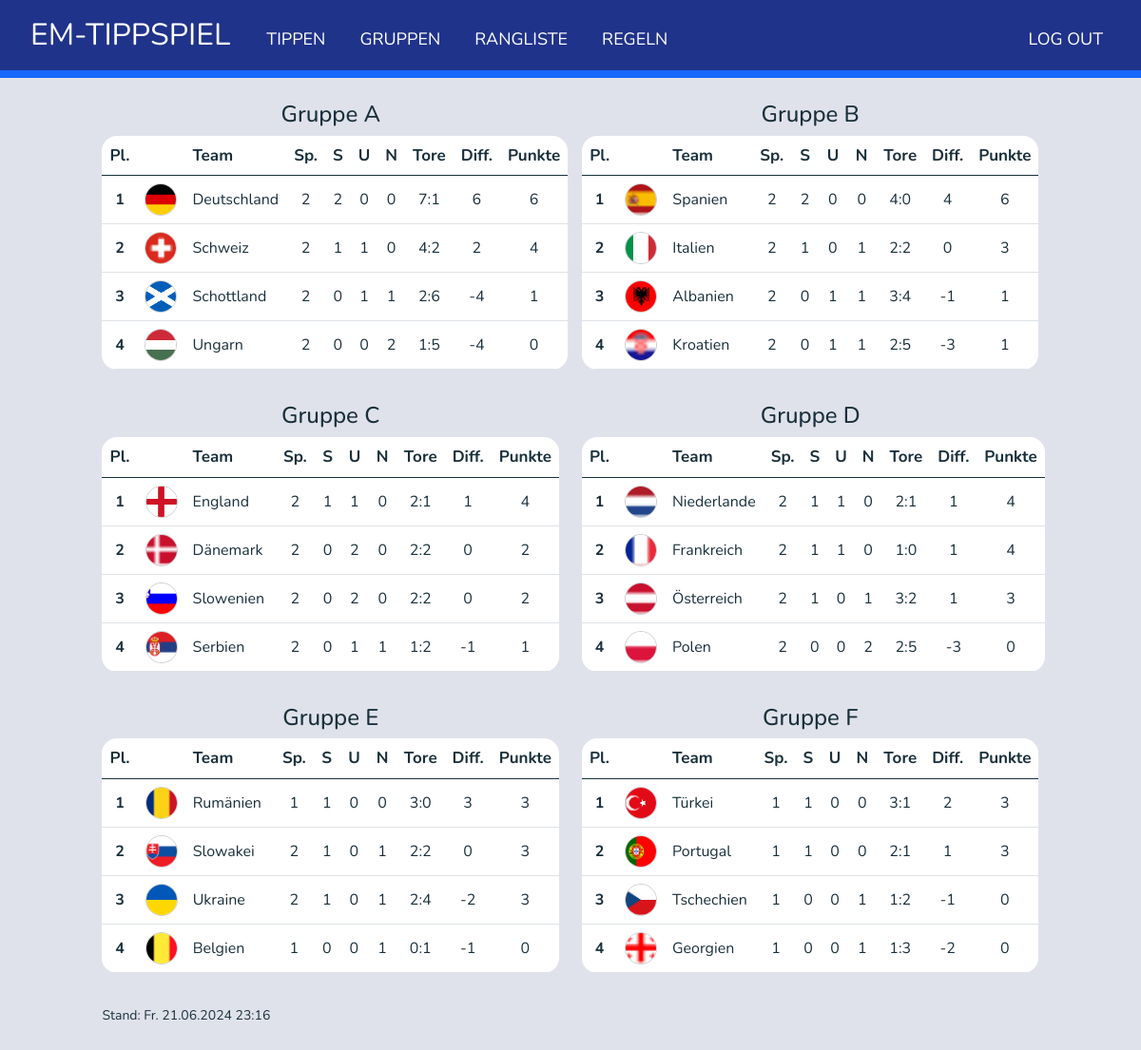
The app's page /gruppen (signed in) with its own data.
### tables this page shows
CREATE TABLE teams (	
    id INTEGER PRIMARY KEY UNIQUE,
    teamName TEXT,
    shortName TEXT,
    teamIconUrl TEXT,
    teamIconPath TEXT,
    teamGroupName TEXT DEFAULT 'None',
    points INTEGER DEFAULT 0,
    opponentGoals INTEGER DEFAULT 0,
    goals INTEGER DEFAULT 0,
    matches INTEGER DEFAULT 0,
    won INTEGER DEFAULT 0,
    lost INTEGER DEFAULT 0,
    draw INTEGER DEFAULT 0,
    goalDiff INTEGER DEFAULT 0,
    rank INTEGER,
    lastUpdateTime DATETIME											
);

### app.py (the view)
@app.route("/gruppen")
@login_required
def gruppen():
    table_data = get_league_table()
    groups = {}
    for team in table_data:
        if team["teamGroupName"] not in groups:
            groups[team["teamGroupName"]] = []
        groups[team["teamGroupName"]].append(team)
    try:
        del groups["None"] # To remove the placeholder team
    except KeyError:
        pass
    groups = dict(sorted(groups.items()))
    return render_template("gruppen.html", groups=groups, table_data=table_data)

### app.py (called while the page is built)
@app.after_request
def after_request(response):
    response.headers["Cache-Control"] = "no-cache, no-store, must-revalidate"
    response.headers["Expires"] = 0
    response.headers["Pragma"] = "no-cache"
    return response

### helpers.py (called while the page is built)
def login_required(f):
    @wraps(f)
    def decorated_function(*args, **kwargs):
        if session.get("user_id") is None:
            return redirect("/login")
        return f(*args, **kwargs)
    return decorated_function

def get_league_table():
    if automatic_updates:
        if is_update_needed_league_table():
            update_league_table()
    table = db.execute("""SELECT * FROM teams
                       ORDER BY rank ASC
                       """)
    table[0]["lastUpdateTime"] = convert_iso_datetime_to_human_readable(table[0]["lastUpdateTime"])
    return table

def convert_iso_datetime_to_human_readable(datetime_iso_string):
    date = datetime.fromisoformat(datetime_iso_string)
    date.weekday()
    weekday_names = ["Mo.", "Di.", "Mi.", "Do.", "Fr.", "Sa.", "So."]
    match_time_readable = f"{weekday_names[date.weekday()]} {date.strftime('%d.%m.%Y %H:%M')}"
    return match_time_readable

### templates/gruppen.html (shortened to what this page needs)
{% extends "layout.html" %}
{% block main %}
<div class="text-center ">
    {% for group, teams in groups.items() %}
        {% if loop.index % 2 == 1 %}
            <div class="row mb-4 justify-content-center">
        {% endif %}
        <div class="col-md-6">
            <h4 class="font-weight-bold">{{ group }}</h4>
            <table class="table rounded-4 overflow-hidden">
                <thead class="bottom-border">
                    <tr>
                        <th scope="col" class="col-md-1">Pl.</th>
                        <th scope="col" class="text-end col-md-1"></th>
                        <th scope="col" class="text-start col-md-4">Team</th>
                        <th scope="col" class="col-md-1">Sp.</th>
                        <th scope="col" class="col-md-1">S</th>
                        <th scope="col" class="col-md-1">U</th>
                        <th scope="col" class="col-md-1">N</th>
                        <th scope="col" class="col-md-1">Tore</th>
                        <th scope="col" class="col-md-1">Diff.</th>
                        <th scope="col" class="col-md-1">Punkte</th>
                    </tr>
                </thead>
                <tbody>
                    {% for team in teams %}
                        <tr>
                            <td style="font-weight: bold;">{{ loop.index }}</td>
                            <td><img src="{{ team.teamIconPath }}" alt="{{ team.shortName }}-logo" class="team-logo"></td>
                            <td class="text-start">{{ team.teamName }}</td>
                            <td>{{ team.matches }}</td>
                            <td>{{ team.won }}</td>
                            <td>{{ team.draw }}</td>
                            <td>{{ team.lost }}</td>
                            <td>{{ team.goals }}:{{ team.opponentGoals }}</td>
                            <td>{{ team.goalDiff }}</td>
                            <td>{{ team.points }}</td>
                        </tr>
                    {% endfor %}
                </tbody>
            </table>
        </div>
        {% if loop.index % 2 == 0 or loop.last %}
            </div>
        {% endif %}
    {% endfor %}
    <div class="last-update">
        <p>Stand: {{ table_data[0].lastUpdateTime }}</p>
    </div>
</div>
{% endblock %}

### static/styles.css (style rules this page uses)
body { background-color: #e0e2eb; font-family: 'Nunito', sans-serif; color: #19303B; }
h1, h2, h3, h4, h5, h6, p { color: #19303B; }
.table { margin-bottom: 10px; width: 100%; }
.table th { font-size: 17px; font-weight: bold; background-color: #ffffff; color:#19303B; }
.table td { font-size: 16px; vertical-align: middle; white-space: nowrap; color:#19303B; }
.bottom-border { border-bottom: 1px solid #19303B; }
.team-logo, .team-logo-small { object-fit: cover; border-radius: 50%; border: 1px solid #cfcece; }
.team-logo { width: 34px; height: 34px; }
.text-center { text-align: center; }
.last-update { font-size: 14px; text-align: left; margin-top: 10px; }

### records on screen
teams: teamGroupName "Gruppe A", teamIconPath (picture), teamName "Deutschland", matches "2", won "2", draw "0", lost "0", goals "7", opponentGoals "1", goalDiff "6", points "6", lastUpdateTime "Fr. 21.06.2024 23:16"
teams: teamIconPath (picture), teamName "Schweiz", matches "2", won "1", draw "1", lost "0", goals "4", opponentGoals "2", goalDiff "2", points "4"
teams: teamIconPath (picture), teamName "Schottland", matches "2", won "0", draw "1", lost "1", goals "2", opponentGoals "6", goalDiff "-4", points "1"
teams: teamIconPath (picture), teamName "Ungarn", matches "2", won "0", draw "0", lost "2", goals "1", opponentGoals "5", goalDiff "-4", points "0"
teams: teamGroupName "Gruppe B", teamIconPath (picture), teamName "Spanien", matches "2", won "2", draw "0", lost "0", goals "4", opponentGoals "0", goalDiff "4", points "6"
teams: teamIconPath (picture), teamName "Italien", matches "2", won "1", draw "0", lost "1", goals "2", opponentGoals "2", goalDiff "0", points "3"
teams: teamIconPath (picture), teamName "Albanien", matches "2", won "0", draw "1", lost "1", goals "3", opponentGoals "4", goalDiff "-1", points "1"
teams: teamIconPath (picture), teamName "Kroatien", matches "2", won "0", draw "1", lost "1", goals "2", opponentGoals "5", goalDiff "-3", points "1"
teams: teamGroupName "Gruppe C", teamIconPath (picture), teamName "England", matches "2", won "1", draw "1", lost "0", goals "2", opponentGoals "1", goalDiff "1", points "4"
teams: teamIconPath (picture), teamName "Dänemark", matches "2", won "0", draw "2", lost "0", goals "2", opponentGoals "2", goalDiff "0", points "2"
teams: teamIconPath (picture), teamName "Slowenien", matches "2", won "0", draw "2", lost "0", goals "2", opponentGoals "2", goalDiff "0", points "2"
teams: teamIconPath (picture), teamName "Serbien", matches "2", won "0", draw "1", lost "1", goals "1", opponentGoals "2", goalDiff "-1", points "1"
teams: teamGroupName "Gruppe D", teamIconPath (picture), teamName "Niederlande", matches "2", won "1", draw "1", lost "0", goals "2", opponentGoals "1", goalDiff "1", points "4"
teams: teamIconPath (picture), teamName "Frankreich", matches "2", won "1", draw "1", lost "0", goals "1", opponentGoals "0", goalDiff "1", points "4"
teams: teamIconPath (picture), teamName "Österreich", matches "2", won "1", draw "0", lost "1", goals "3", opponentGoals "2", goalDiff "1", points "3"
teams: teamIconPath (picture), teamName "Polen", matches "2", won "0", draw "0", lost "2", goals "2", opponentGoals "5", goalDiff "-3", points "0"
teams: teamGroupName "Gruppe E", teamIconPath (picture), teamName "Rumänien", matches "1", won "1", draw "0", lost "0", goals "3", opponentGoals "0", goalDiff "3", points "3"
teams: teamIconPath (picture), teamName "Slowakei", matches "2", won "1", draw "0", lost "1", goals "2", opponentGoals "2", goalDiff "0", points "3"
teams: teamIconPath (picture), teamName "Ukraine", matches "2", won "1", draw "0", lost "1", goals "2", opponentGoals "4", goalDiff "-2", points "3"
teams: teamIconPath (picture), teamName "Belgien", matches "1", won "0", draw "0", lost "1", goals "0", opponentGoals "1", goalDiff "-1", points "0"
teams: teamGroupName "Gruppe F", teamIconPath (picture), teamName "Türkei", matches "1", won "1", draw "0", lost "0", goals "3", opponentGoals "1", goalDiff "2", points "3"
teams: teamIconPath (picture), teamName "Portugal", matches "1", won "1", draw "0", lost "0", goals "2", opponentGoals "1", goalDiff "1", points "3"
teams: teamIconPath (picture), teamName "Tschechien", matches "1", won "0", draw "0", lost "1", goals "1", opponentGoals "2", goalDiff "-1", points "0"
teams: teamIconPath (picture), teamName "Georgien", matches "1", won "0", draw "0", lost "1", goals "1", opponentGoals "3", goalDiff "-2", points "0"
